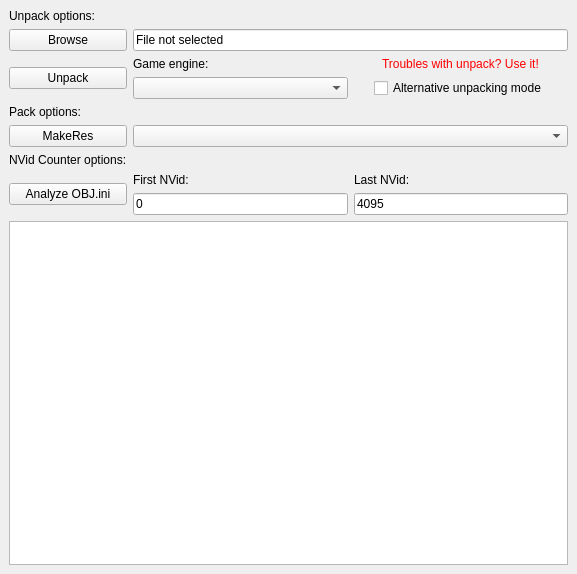
<?xml version="1.0" encoding="UTF-8"?>
<ui version="4.0">
 <class>MainWindow</class>
 <widget class="QMainWindow" name="MainWindow">
  <property name="geometry">
   <rect>
    <x>0</x>
    <y>0</y>
    <width>577</width>
    <height>574</height>
   </rect>
  </property>
  <property name="windowTitle">
   <string>RESTool by Romalu86</string>
  </property>
  <property name="windowIcon">
   <iconset resource="../Resource.qrc">
    <normaloff>:/resources/icon1.png</normaloff>:/resources/icon1.png</iconset>
  </property>
  <widget class="QWidget" name="centralwidget">
   <layout class="QGridLayout" name="gridLayout">
    <item row="0" column="0">
     <widget class="QLabel" name="label">
      <property name="text">
       <string>Unpack options:</string>
      </property>
     </widget>
    </item>
    <item row="1" column="0">
     <widget class="QPushButton" name="browseButton">
      <property name="toolTip">
       <string>Open the resource file.</string>
      </property>
      <property name="text">
       <string>Browse</string>
      </property>
      <property name="icon">
       <iconset resource="../Resource.qrc">
        <normaloff>:/resources/file_open.png</normaloff>:/resources/file_open.png</iconset>
      </property>
     </widget>
    </item>
    <item row="2" column="0" rowspan="2">
     <widget class="QPushButton" name="unpackButton">
      <property name="toolTip">
       <string>Initiate the process of unpacking the resource file.</string>
      </property>
      <property name="text">
       <string>Unpack</string>
      </property>
      <property name="icon">
       <iconset resource="../Resource.qrc">
        <normaloff>:/resources/unpack.png</normaloff>:/resources/unpack.png</iconset>
      </property>
     </widget>
    </item>
    <item row="2" column="1">
     <widget class="QLabel" name="label_6">
      <property name="text">
       <string>Game engine:</string>
      </property>
     </widget>
    </item>
    <item row="2" column="2" alignment="Qt::AlignHCenter">
     <widget class="QLabel" name="label_7">
      <property name="text">
       <string>&lt;html&gt;&lt;head/&gt;&lt;body&gt;&lt;p&gt;&lt;span style=&quot; color:#ff0000;&quot;&gt;Troubles with unpack? Use it!&lt;/span&gt;&lt;/p&gt;&lt;/body&gt;&lt;/html&gt;</string>
      </property>
      <property name="textFormat">
       <enum>Qt::AutoText</enum>
      </property>
      <property name="scaledContents">
       <bool>true</bool>
      </property>
      <property name="wordWrap">
       <bool>false</bool>
      </property>
      <property name="margin">
       <number>1</number>
      </property>
     </widget>
    </item>
    <item row="3" column="1">
     <widget class="QComboBox" name="modeComboBox">
      <property name="toolTip">
       <string>Mode selection for unpacking. Incorrect selection may result in data reading errors.
 You can review the list of supported games below.</string>
      </property>
      <property name="statusTip">
       <string/>
      </property>
      <property name="whatsThis">
       <string/>
      </property>
      <property name="layoutDirection">
       <enum>Qt::LeftToRight</enum>
      </property>
      <property name="editable">
       <bool>false</bool>
      </property>
      <property name="maxVisibleItems">
       <number>15</number>
      </property>
     </widget>
    </item>
    <item row="3" column="2" alignment="Qt::AlignHCenter">
     <widget class="QCheckBox" name="checkBox">
      <property name="sizePolicy">
       <sizepolicy hsizetype="Fixed" vsizetype="Fixed">
        <horstretch>0</horstretch>
        <verstretch>0</verstretch>
       </sizepolicy>
      </property>
      <property name="toolTip">
       <string>An alternative unpacking mode is needed in case of incorrect data reading between sections of the file.
 When modifying the source code, empty bytes are added, and this option allows reading or ignoring them.</string>
      </property>
      <property name="layoutDirection">
       <enum>Qt::LeftToRight</enum>
      </property>
      <property name="autoFillBackground">
       <bool>false</bool>
      </property>
      <property name="text">
       <string>Alternative unpacking mode</string>
      </property>
      <property name="checkable">
       <bool>true</bool>
      </property>
     </widget>
    </item>
    <item row="4" column="0">
     <widget class="QLabel" name="label_2">
      <property name="text">
       <string>Pack options:</string>
      </property>
     </widget>
    </item>
    <item row="5" column="0">
     <widget class="QPushButton" name="makeResButton">
      <property name="toolTip">
       <string>Initiate the process of packing the source data into a resource file.</string>
      </property>
      <property name="text">
       <string>MakeRes</string>
      </property>
      <property name="icon">
       <iconset resource="../Resource.qrc">
        <normaloff>:/resources/pack.png</normaloff>:/resources/pack.png</iconset>
      </property>
     </widget>
    </item>
    <item row="6" column="0">
     <widget class="QLabel" name="label_3">
      <property name="text">
       <string>NVid Counter options:</string>
      </property>
     </widget>
    </item>
    <item row="7" column="0" rowspan="2">
     <widget class="QPushButton" name="AnalyzeButton">
      <property name="toolTip">
       <string>Open the file with objects for analysis (OBJ.ini or Objects.ini). The field below
 will display the result with numbering of free and used NVid records.</string>
      </property>
      <property name="text">
       <string>Analyze OBJ.ini</string>
      </property>
      <property name="icon">
       <iconset resource="../Resource.qrc">
        <normaloff>:/resources/file_analyze.png</normaloff>:/resources/file_analyze.png</iconset>
      </property>
     </widget>
    </item>
    <item row="7" column="1">
     <widget class="QLabel" name="label_4">
      <property name="text">
       <string>First NVid:</string>
      </property>
     </widget>
    </item>
    <item row="7" column="2">
     <widget class="QLabel" name="label_5">
      <property name="text">
       <string>Last NVid:</string>
      </property>
     </widget>
    </item>
    <item row="8" column="1">
     <widget class="QLineEdit" name="FirstNVidlineEdit">
      <property name="sizePolicy">
       <sizepolicy hsizetype="Expanding" vsizetype="Fixed">
        <horstretch>0</horstretch>
        <verstretch>0</verstretch>
       </sizepolicy>
      </property>
      <property name="toolTip">
       <string>The number of the first entry in the OBJ.ini (Objects.ini) file is usually &quot;0&quot; or &quot;000&quot;
 and it is not recommended to change this value.</string>
      </property>
      <property name="text">
       <string>0</string>
      </property>
      <property name="readOnly">
       <bool>false</bool>
      </property>
     </widget>
    </item>
    <item row="8" column="2">
     <widget class="QLineEdit" name="LastNVidlineEdit">
      <property name="minimumSize">
       <size>
        <width>179</width>
        <height>0</height>
       </size>
      </property>
      <property name="toolTip">
       <string>The number of the last entry in the OBJ.ini (Objects.ini) file depends on the maximum
 limit set in the games. Currently, the maximum limits are 2047 and 4095.</string>
      </property>
      <property name="text">
       <string>4095</string>
      </property>
     </widget>
    </item>
    <item row="9" column="0" colspan="3">
     <widget class="QPlainTextEdit" name="debugTextEdit">
      <property name="readOnly">
       <bool>true</bool>
      </property>
     </widget>
    </item>
    <item row="5" column="1" colspan="2">
     <widget class="QComboBox" name="packModeComboBox">
      <property name="toolTip">
       <string>Mode selection for packing the source data into a resource file.
 You can review the list of supported games below.</string>
      </property>
     </widget>
    </item>
    <item row="1" column="1" colspan="2">
     <widget class="QLineEdit" name="filenameLineEdit">
      <property name="enabled">
       <bool>true</bool>
      </property>
      <property name="text">
       <string>File not selected</string>
      </property>
      <property name="readOnly">
       <bool>true</bool>
      </property>
     </widget>
    </item>
   </layout>
  </widget>
 </widget>
 <resources>
  <include location="../Resource.qrc"/>
 </resources>
 <connections/>
</ui>
